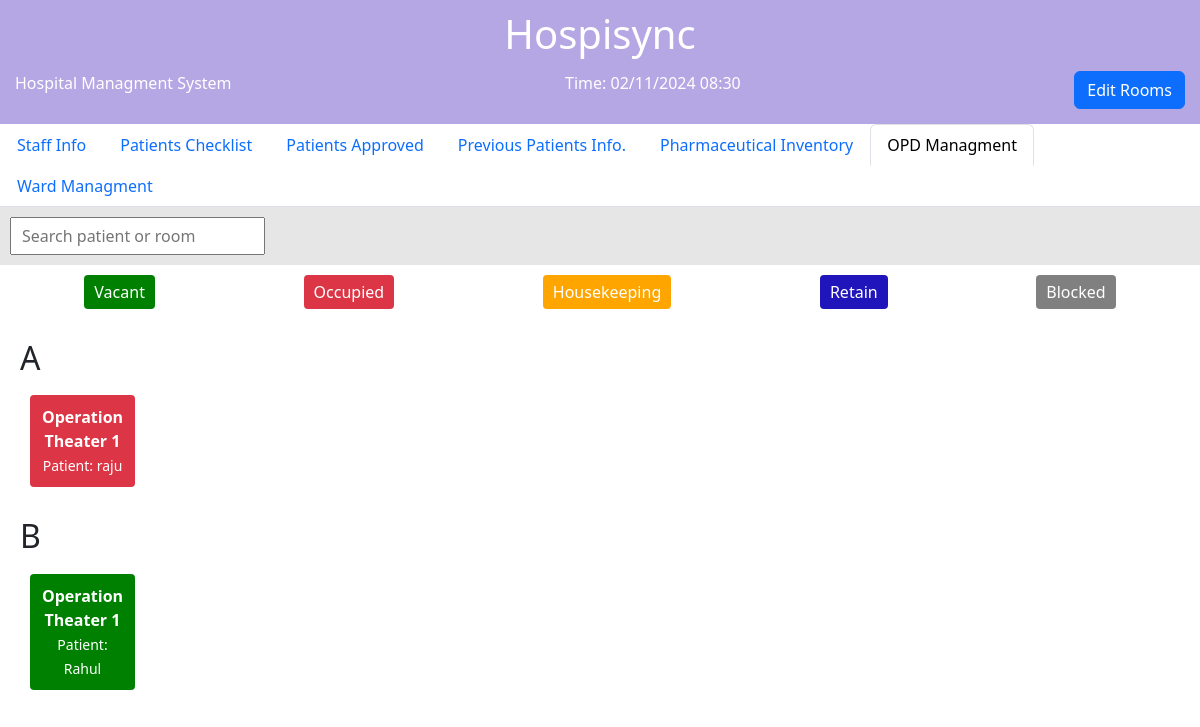
The app's page /opd/main.php with its own data.
### tables this page shows
CREATE TABLE `hospital_rooms` (
  `id` int(11) NOT NULL,
  `room_name` varchar(50) NOT NULL,
  `status` enum('vacant','occupied','housekeeping','blocked','retain') NOT NULL DEFAULT 'vacant',
  `block_name` varchar(50) NOT NULL,
  `last_updated` timestamp NOT NULL DEFAULT current_timestamp() ON UPDATE current_timestamp(),
  `patient_name` varchar(100) DEFAULT NULL
);

### opd/main.php (the view, shortened to what this page needs)
<?php
$servername = "localhost";
$username = "root";
$password = "root";
$dbname = "hospital";
$conn = new mysqli($servername, $username, $password, $dbname);
$query = "SELECT room_name, status, block_name, patient_name FROM hospital_rooms";
$result = $conn->query($query);
$rooms_by_block = [];
if ($result->num_rows > 0) {
    while ($row = $result->fetch_assoc()) {
        $rooms_by_block[$row['block_name']][] = $row;
    }
}
?>
<!DOCTYPE html>
<html lang="en">
<head>
    <link rel="stylesheet" href="Bed.css">
    <link href="https://cdn.jsdelivr.net/npm/bootstrap@5.3.3/dist/css/bootstrap.min.css" rel="stylesheet">
</head>
<body>
    <header>
        <h1>Hospisync</h1>
        <div class="header-info">
            <span>Hospital Managment System</span>
            <span>Time: <?php echo date('d/m/Y H:i'); ?></span>
            <a href="add_room.php">
                <button type="button" class="btn btn-primary">Edit Rooms</button>
            </a>
        </div>
    </header>
    <ul class="nav nav-tabs">
    <li class="nav-item">
        <a class="nav-link " aria-current="page" href="../Staffinfo/staffinfo.php">Staff Info</a>
      </li>
      <li class="nav-item">
        <a class="nav-link " href="../StaffDashboard/doctorpatient2.php">Patients Checklist</a>
      </li>
      <li class="nav-item">
        <a class="nav-link " href="../StaffDashboard/doctorapprove1.php">Patients Approved</a>
      </li>
      <li class="nav-item">
        <a class="nav-link " href="../StaffDashboard/prevpatients1.php">Previous Patients Info.</a>
      </li>
      <li class="nav-item">
        <a class="nav-link" href="../StaffDashboard/pharma.php">Pharmaceutical Inventory</a>
      </li>
      <li class="nav-item">
        <a class="nav-link active"  href="opd/main.php">OPD Managment</a>
      </li>
      <li class="nav-item">
        <a class="nav-link" href="../Ward/ward.php">Ward Managment</a>
      </li>
    </ul>
    <div class="toolbar">
        <input type="text" id="searchInput" placeholder="Search patient or room">
    </div>
    <div class="legend">
        <div class="status vacant">Vacant</div>
        <div class="status occupied">Occupied</div>
        <div class="status housekeeping">Housekeeping</div>
        <div class="status retain">Retain</div>
        <div class="status blocked">Blocked</div>
    </div>
    <main>
        <?php foreach ($rooms_by_block as $block_name => $rooms): ?>
        <section>
            <h2><?php echo $block_name; ?></h2>
            <div class="room-grid">
                <?php foreach ($rooms as $room): ?>
                    <div class="room <?php echo $room['status']; ?>" data-room-name="<?php echo $room['room_name']; ?>" data-patient-name="<?php echo $room['patient_name']; ?>" data-status="<?php echo $room['status']; ?>">
                        <strong><?php echo $room['room_name']; ?></strong>
                        <br>
                        <small>
                            <?php echo !empty($room['patient_name']) ? 'Patient: ' . $room['patient_name'] : 'No Patient'; ?>
                        </small>
                    </div>
                <?php endforeach; ?>
            </div>
        </section>
        <?php endforeach; ?>
    </main>
</body>
</html>

### opd/Bed.css (style rules this page uses)
body { font-family: Arial, sans-serif; background-color: #f4f4f4; }
header { background-color: #b4a7e3; color: #fff; padding: 10px; text-align: center; }
.header-info { display: flex; justify-content: space-between; padding: 5px; }
.toolbar { background-color: #e6e6e6; padding: 10px; display: flex; gap: 10px; align-items: center; }
.toolbar button, .toolbar select, .toolbar input { padding: 5px 10px; }
.legend { display: flex; justify-content: space-around; padding: 10px; background-color: #fff; }
.status { padding: 5px 10px; border-radius: 4px; }
.vacant { background-color: green; color: white; }
.occupied { background-color: red; color: white; }
.housekeeping { background-color: orange; color: white; }
.retain { background-color: rgb(32, 21, 186); color: white; }
.blocked { background-color: gray; color: white; }
main { padding: 20px; }
.room-grid { display: grid; grid-template-columns: repeat(auto-fill, minmax(100px, 1fr)); gap: 10px; padding: 10px; background-color: #fff; margin-bottom: 20px; }
.room { padding: 10px; text-align: center; border-radius: 4px; cursor: pointer; }
.vacant { background-color: #28a745; }
.occupied { background-color: #dc3545; }

### records on screen
hospital_rooms: room_name "Operation Theater 1", patient_name "raju"
hospital_rooms: room_name "Operation Theater 1", patient_name "Rahul"

### other values on screen
$block_name "A"
$block_name "B"
